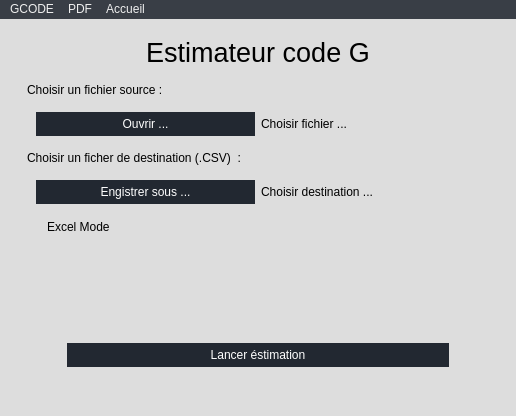
<?xml version="1.0" encoding="UTF-8"?>
<ui version="4.0">
 <class>MainWindow</class>
 <widget class="QMainWindow" name="MainWindow">
  <property name="geometry">
   <rect>
    <x>0</x>
    <y>0</y>
    <width>514</width>
    <height>416</height>
   </rect>
  </property>
  <property name="windowTitle">
   <string>MainWindow</string>
  </property>
  <property name="styleSheet">
   <string notr="true">*{
	background-color : transparent;
	margin : 0;
	padding : 0;
	border : none;
}

#MainWindow{
	background-color : #DDDDDD;
}

#menubar{
	background-color: #393E46;
	color : #EEEEEE;
}

#menubar *{
	background-color: #393E46;
	color : #EEEEEE;
}

#pBarPdf{
	background-color : #393E46;
	border-radius : 5px;
}

#centralwidget{
	background-color : #DDDDDD;
}

QPushButton{
	color : white;
	background-color : #222831;
	padding : 5px 15px;
}

QPushButton:hover{
	color : white;
	background-color : #393E46;
	padding : 5px 15px;
}
</string>
  </property>
  <widget class="QWidget" name="centralwidget">
   <property name="styleSheet">
    <string notr="true"/>
   </property>
   <layout class="QVBoxLayout" name="verticalLayout_7">
    <item>
     <widget class="QStackedWidget" name="stackedWidget">
      <property name="currentIndex">
       <number>1</number>
      </property>
      <widget class="QWidget" name="home">
       <layout class="QVBoxLayout" name="verticalLayout">
        <item>
         <widget class="QPushButton" name="pushButton">
          <property name="styleSheet">
           <string notr="true">background-color : transparent;
border : none;</string>
          </property>
          <property name="text">
           <string/>
          </property>
          <property name="icon">
           <iconset>
            <normaloff>logo/duncha.png</normaloff>logo/duncha.png</iconset>
          </property>
          <property name="iconSize">
           <size>
            <width>300</width>
            <height>300</height>
           </size>
          </property>
         </widget>
        </item>
        <item>
         <widget class="QLabel" name="label">
          <property name="font">
           <font>
            <pointsize>14</pointsize>
           </font>
          </property>
          <property name="text">
           <string>Selectionnez une action dans la barre en haut a gauche</string>
          </property>
          <property name="alignment">
           <set>Qt::AlignCenter</set>
          </property>
         </widget>
        </item>
       </layout>
      </widget>
      <widget class="QWidget" name="gcode">
       <layout class="QVBoxLayout" name="verticalLayout_3">
        <item>
         <widget class="QLabel" name="titleGCODE">
          <property name="font">
           <font>
            <pointsize>20</pointsize>
           </font>
          </property>
          <property name="text">
           <string>Estimateur code G</string>
          </property>
          <property name="alignment">
           <set>Qt::AlignCenter</set>
          </property>
         </widget>
        </item>
        <item>
         <widget class="QWidget" name="topWidgetGcode" native="true">
          <layout class="QVBoxLayout" name="verticalLayout_4">
           <item>
            <widget class="QLabel" name="descLabelSourceGcode">
             <property name="text">
              <string>Choisir un fichier source :</string>
             </property>
            </widget>
           </item>
           <item>
            <widget class="QWidget" name="sourceGcode" native="true">
             <layout class="QHBoxLayout" name="horizontalLayout">
              <item>
               <widget class="QPushButton" name="btnSourceGcode">
                <property name="text">
                 <string>Ouvrir ...</string>
                </property>
               </widget>
              </item>
              <item>
               <widget class="QLabel" name="labelSourceGcode">
                <property name="text">
                 <string>Choisir fichier ...</string>
                </property>
               </widget>
              </item>
             </layout>
            </widget>
           </item>
           <item>
            <widget class="QLabel" name="descLabelDestGcode">
             <property name="text">
              <string>Choisir un ficher de destination (.CSV)  :</string>
             </property>
            </widget>
           </item>
           <item>
            <widget class="QWidget" name="destGcode" native="true">
             <layout class="QHBoxLayout" name="horizontalLayout_2">
              <item>
               <widget class="QPushButton" name="btnDestGcode">
                <property name="text">
                 <string>Engistrer sous ...</string>
                </property>
               </widget>
              </item>
              <item>
               <widget class="QLabel" name="labelDestGcode">
                <property name="text">
                 <string>Choisir destination ...</string>
                </property>
               </widget>
              </item>
             </layout>
            </widget>
           </item>
           <item>
            <widget class="QCheckBox" name="excelModeBox">
             <property name="text">
              <string>Excel Mode</string>
             </property>
            </widget>
           </item>
          </layout>
         </widget>
        </item>
        <item>
         <spacer name="verticalSpacer">
          <property name="orientation">
           <enum>Qt::Vertical</enum>
          </property>
          <property name="sizeType">
           <enum>QSizePolicy::Expanding</enum>
          </property>
          <property name="sizeHint" stdset="0">
           <size>
            <width>20</width>
            <height>40</height>
           </size>
          </property>
         </spacer>
        </item>
        <item>
         <widget class="QWidget" name="bottomWidgetGcode" native="true">
          <layout class="QHBoxLayout" name="horizontalLayout_3">
           <item>
            <spacer name="horizontalSpacer">
             <property name="orientation">
              <enum>Qt::Horizontal</enum>
             </property>
             <property name="sizeType">
              <enum>QSizePolicy::Preferred</enum>
             </property>
             <property name="sizeHint" stdset="0">
              <size>
               <width>40</width>
               <height>20</height>
              </size>
             </property>
            </spacer>
           </item>
           <item>
            <widget class="QPushButton" name="btnCalcGcode">
             <property name="text">
              <string>Lancer éstimation</string>
             </property>
            </widget>
           </item>
           <item>
            <spacer name="horizontalSpacer_2">
             <property name="orientation">
              <enum>Qt::Horizontal</enum>
             </property>
             <property name="sizeType">
              <enum>QSizePolicy::Preferred</enum>
             </property>
             <property name="sizeHint" stdset="0">
              <size>
               <width>40</width>
               <height>20</height>
              </size>
             </property>
            </spacer>
           </item>
          </layout>
         </widget>
        </item>
       </layout>
      </widget>
      <widget class="QWidget" name="gcodeTuto">
       <layout class="QVBoxLayout" name="verticalLayout_2">
        <item>
         <widget class="QLabel" name="etapeZeroGcode">
          <property name="font">
           <font>
            <pointsize>12</pointsize>
           </font>
          </property>
          <property name="text">
           <string>Comment faire une estimation de temps ?</string>
          </property>
         </widget>
        </item>
        <item>
         <widget class="QLabel" name="etapeUnGcode">
          <property name="text">
           <string>1 - Aller dans la barre de menu -&gt; GCode -&gt; Calculer.</string>
          </property>
         </widget>
        </item>
        <item>
         <widget class="QLabel" name="etapeDeuxGcode">
          <property name="text">
           <string>2 - Selectionnez votre fichier source, contenant tout le code G que vous souhaitez estimer.</string>
          </property>
         </widget>
        </item>
        <item>
         <widget class="QLabel" name="etapeTroisGcode">
          <property name="acceptDrops">
           <bool>false</bool>
          </property>
          <property name="text">
           <string>3 - Selectionner le fichier de destination CSV. c'est ce fichier Excel dans lequel seront enregistrée les estimation </string>
          </property>
          <property name="wordWrap">
           <bool>true</bool>
          </property>
         </widget>
        </item>
        <item>
         <widget class="QLabel" name="etapeQuatreGcode">
          <property name="text">
           <string>4 - Lancez l'éstimation. Vous pouvez ensuite retrouver le fichier Excel au format CSV là où vous l'avez enregistré.</string>
          </property>
          <property name="wordWrap">
           <bool>true</bool>
          </property>
         </widget>
        </item>
       </layout>
      </widget>
      <widget class="QWidget" name="pdf">
       <layout class="QVBoxLayout" name="verticalLayout_6">
        <item>
         <widget class="QLabel" name="titlePDF">
          <property name="font">
           <font>
            <pointsize>20</pointsize>
           </font>
          </property>
          <property name="text">
           <string>Extracteur data PDF</string>
          </property>
          <property name="alignment">
           <set>Qt::AlignCenter</set>
          </property>
         </widget>
        </item>
        <item>
         <widget class="QWidget" name="topWidgetPdf" native="true">
          <layout class="QVBoxLayout" name="verticalLayout_5">
           <item>
            <widget class="QLabel" name="descLabelSourcePdf">
             <property name="text">
              <string>Choisir les fichiers source :</string>
             </property>
            </widget>
           </item>
           <item>
            <widget class="QWidget" name="sourcePdf" native="true">
             <layout class="QHBoxLayout" name="horizontalLayout_5">
              <item>
               <widget class="QPushButton" name="btnSourcePdf">
                <property name="text">
                 <string>Ouvrir ...</string>
                </property>
               </widget>
              </item>
              <item>
               <widget class="QLabel" name="labelSourcePdf">
                <property name="text">
                 <string>Choisir fichier ...</string>
                </property>
               </widget>
              </item>
             </layout>
            </widget>
           </item>
           <item>
            <widget class="QLabel" name="descLabelDestPdf">
             <property name="text">
              <string>Choisir un ficher de destination (.CSV) :</string>
             </property>
            </widget>
           </item>
           <item>
            <widget class="QWidget" name="destPdf" native="true">
             <layout class="QHBoxLayout" name="horizontalLayout_6">
              <item>
               <widget class="QPushButton" name="btnDestPdf">
                <property name="text">
                 <string>Engistrer sous ...</string>
                </property>
               </widget>
              </item>
              <item>
               <widget class="QLabel" name="labelDestPdf">
                <property name="text">
                 <string>Choisir destination ...</string>
                </property>
               </widget>
              </item>
             </layout>
            </widget>
           </item>
          </layout>
         </widget>
        </item>
        <item>
         <spacer name="verticalSpacer_2">
          <property name="orientation">
           <enum>Qt::Vertical</enum>
          </property>
          <property name="sizeType">
           <enum>QSizePolicy::Expanding</enum>
          </property>
          <property name="sizeHint" stdset="0">
           <size>
            <width>20</width>
            <height>63</height>
           </size>
          </property>
         </spacer>
        </item>
        <item>
         <widget class="QWidget" name="bottomWidgetPdf" native="true">
          <layout class="QHBoxLayout" name="horizontalLayout_4">
           <item>
            <spacer name="horizontalSpacer_3">
             <property name="orientation">
              <enum>Qt::Horizontal</enum>
             </property>
             <property name="sizeType">
              <enum>QSizePolicy::Preferred</enum>
             </property>
             <property name="sizeHint" stdset="0">
              <size>
               <width>40</width>
               <height>20</height>
              </size>
             </property>
            </spacer>
           </item>
           <item>
            <widget class="QPushButton" name="btnCalcPdf">
             <property name="text">
              <string>Lancer extration</string>
             </property>
            </widget>
           </item>
           <item>
            <spacer name="horizontalSpacer_4">
             <property name="orientation">
              <enum>Qt::Horizontal</enum>
             </property>
             <property name="sizeType">
              <enum>QSizePolicy::Preferred</enum>
             </property>
             <property name="sizeHint" stdset="0">
              <size>
               <width>40</width>
               <height>20</height>
              </size>
             </property>
            </spacer>
           </item>
          </layout>
         </widget>
        </item>
        <item>
         <widget class="QProgressBar" name="pBarPdf">
          <property name="value">
           <number>0</number>
          </property>
          <property name="textVisible">
           <bool>false</bool>
          </property>
         </widget>
        </item>
       </layout>
      </widget>
      <widget class="QWidget" name="pdfTuto">
       <layout class="QVBoxLayout" name="verticalLayout_8">
        <item>
         <widget class="QLabel" name="etapeZeroPdf">
          <property name="font">
           <font>
            <pointsize>12</pointsize>
           </font>
          </property>
          <property name="text">
           <string>Comment faire une extraction de data ?</string>
          </property>
         </widget>
        </item>
        <item>
         <widget class="QLabel" name="etapeUnPdf">
          <property name="text">
           <string>1 - Aller dans la barre de menu -&gt;PDF -&gt; Extraire.</string>
          </property>
         </widget>
        </item>
        <item>
         <widget class="QLabel" name="etapeDeuxPdf">
          <property name="text">
           <string>2 - Selectionnez vos fichiesr pdf, utilisez CTRL + Click ou SHIFT + Click pour en selectionner plusieurs..</string>
          </property>
          <property name="wordWrap">
           <bool>true</bool>
          </property>
         </widget>
        </item>
        <item>
         <widget class="QLabel" name="etapeTroisPdf">
          <property name="acceptDrops">
           <bool>false</bool>
          </property>
          <property name="text">
           <string>3 - Selectionner le fichier de destination CSV. c'est ce fichier Excel dans lequel seront enregistrée les données</string>
          </property>
          <property name="wordWrap">
           <bool>true</bool>
          </property>
         </widget>
        </item>
        <item>
         <widget class="QLabel" name="etapeQuatrePdf">
          <property name="text">
           <string>4 - Lancez l'extraction. Ce processus prend 3 à 4 secondes par fichier. Vous pouvez ensuite trouver les données dans le fichier Excel au format CSV là où vous l'avez enregistré</string>
          </property>
          <property name="wordWrap">
           <bool>true</bool>
          </property>
         </widget>
        </item>
       </layout>
      </widget>
     </widget>
    </item>
   </layout>
  </widget>
  <widget class="QMenuBar" name="menubar">
   <property name="geometry">
    <rect>
     <x>0</x>
     <y>0</y>
     <width>514</width>
     <height>21</height>
    </rect>
   </property>
   <widget class="QMenu" name="menuGCODE">
    <property name="title">
     <string>GCODE</string>
    </property>
    <addaction name="actionCalculer"/>
    <addaction name="actionTutorielGcode"/>
   </widget>
   <widget class="QMenu" name="menuPDF">
    <property name="title">
     <string>PDF</string>
    </property>
    <addaction name="actionExtraire"/>
    <addaction name="actionTutorielPdf"/>
   </widget>
   <widget class="QMenu" name="menuAccueil">
    <property name="title">
     <string>Accueil</string>
    </property>
    <addaction name="actionAccueil"/>
   </widget>
   <addaction name="menuGCODE"/>
   <addaction name="menuPDF"/>
   <addaction name="menuAccueil"/>
  </widget>
  <widget class="QStatusBar" name="statusbar"/>
  <action name="actionCalculer">
   <property name="text">
    <string>Calculer</string>
   </property>
  </action>
  <action name="actionTutorielGcode">
   <property name="text">
    <string>Tutoriel</string>
   </property>
  </action>
  <action name="actionExtraire">
   <property name="text">
    <string>Extraire</string>
   </property>
  </action>
  <action name="actionTutorielPdf">
   <property name="text">
    <string>Tutoriel</string>
   </property>
  </action>
  <action name="actionAccueil">
   <property name="text">
    <string>Accueil</string>
   </property>
  </action>
 </widget>
 <resources>
  <include location="images.qrc"/>
 </resources>
 <connections/>
</ui>
